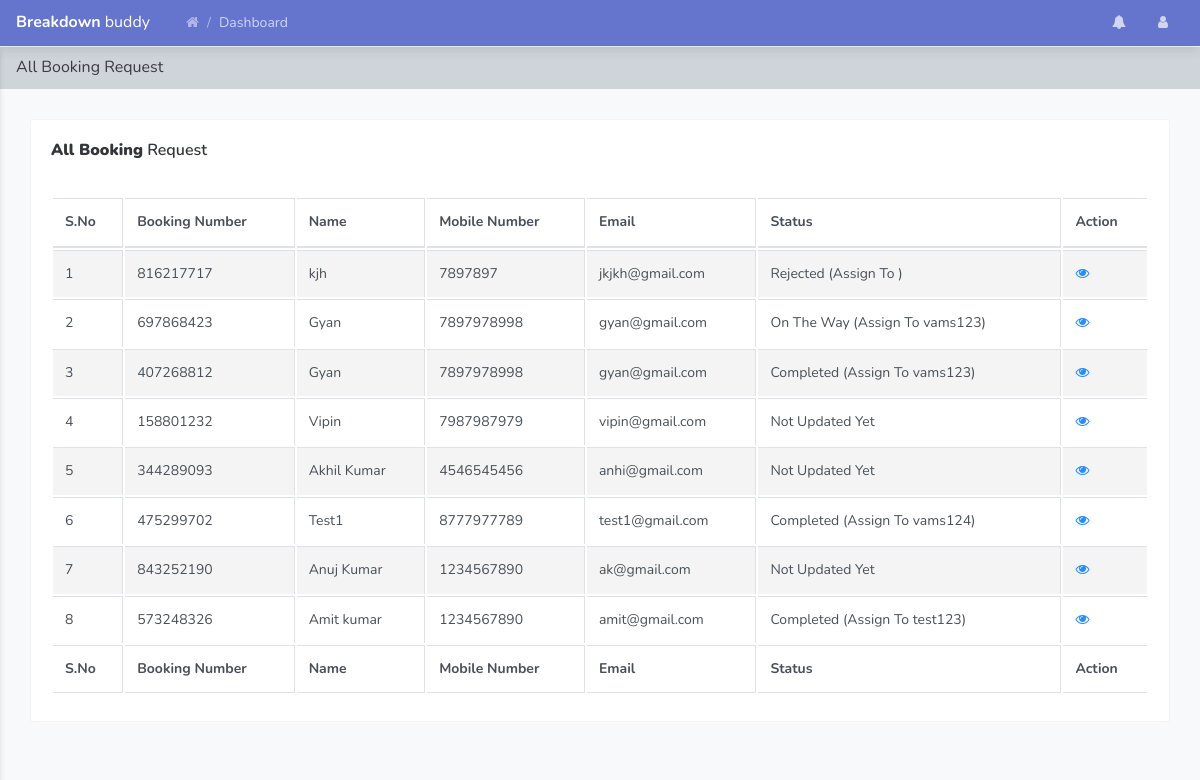
/vehicleassitancems/admin/all-request.php (signed in), run on the app's committed database.
### tables this page shows
CREATE TABLE `tblbook` (
  `ID` int(10) NOT NULL,
  `BookingNumber` int(10) DEFAULT NULL,
  `Name` varchar(200) DEFAULT NULL,
  `Email` varchar(200) DEFAULT NULL,
  `PhoneNumber` bigint(10) DEFAULT NULL,
  `PickupLoc` varchar(200) DEFAULT NULL,
  `Destination` varchar(200) DEFAULT NULL,
  `PickupDate` varchar(200) DEFAULT NULL,
  `PickupTime` varchar(200) DEFAULT NULL,
  `DateofRequest` timestamp NOT NULL DEFAULT current_timestamp(),
  `Remark` varchar(200) DEFAULT NULL,
  `Status` varchar(200) DEFAULT NULL,
  `AssignTo` varchar(200) DEFAULT NULL,
  `UpdationDate` timestamp NOT NULL DEFAULT current_timestamp() ON UPDATE current_timestamp()
);

### vehicleassitancems/admin/all-request.php (the view, shortened to what this page needs)
<?php
include('includes/dbconnection.php');
if (strlen($_SESSION['vamsaid']==0)) {
  header('location:logout.php');
  } else{
  ?>
<!doctype html>
<html lang="en">
<head>
    <link rel="stylesheet" href="../assets/vendor/themify-icons/themify-icons.css">
    <link rel="stylesheet" href="../assets/vendor/fontawesome/css/font-awesome.min.css">
    <link rel="stylesheet" href="../assets/vendor/jquery-datatable/dataTables.bootstrap4.min.css">
    <link  rel="stylesheet" href="../assets/css/main.css">
</head>
<body class="theme-indigo">
<?php include_once('includes/header.php');?>
    <div class="main_content" id="main-content">
        <div class="page">
            <nav class="navbar navbar-expand-lg navbar-light bg-light">
                <a class="navbar-brand" href="javascript:void(0);">All Booking Request</a>
            </nav>
            <div class="container-fluid">
                <div class="row clearfix">
                    <div class="col-lg-12">
                        <div class="card">
                            <div class="header">
                                <h2><strong>All Booking</strong> Request </h2>
                            </div>
                            <div class="body">
                                <div class="table-responsive">
                                    <table class="table table-bordered table-striped table-hover js-basic-example dataTable">
                                        <thead>
                                            <tr>
                                               <th>S.No</th>
                                        <th>Booking Number</th>
                                        <th>Name</th>
                                        <th>Mobile Number</th>
                                        <th>Email</th>
                                    <th>Status</th>
                                        <th>Action</th>
                                            </tr>
                                        </thead>
                                        <tfoot>
                                            <tr>
                                              <th>S.No</th>
                                        <th>Booking Number</th>
                                        <th>Name</th>
                                        <th>Mobile Number</th>
                                        <th>Email</th>
                                    <th>Status</th>
                                        <th>Action</th>
                                            </tr>
                                        </tfoot>
                                        <tbody>
                                            <tr>
                                               <?php
$sql="SELECT * from  tblbook";
$query = $dbh -> prepare($sql);
$query->execute();
$results=$query->fetchAll(PDO::FETCH_OBJ);
$cnt=1;
if($query->rowCount() > 0)
{
foreach($results as $row)
{               ?>
                                              <td><?php echo htmlentities($cnt);?></td>
                                        <td><?php  echo htmlentities($row->BookingNumber);?></td>
                                        <td><?php  echo htmlentities($row->Name);?></td>
                                        <td><?php  echo htmlentities($row->PhoneNumber);?></td>
                                        <td><?php  echo htmlentities($row->Email);?></td>
                                             <?php if($row->Status==""){ ?>
                     <td><?php echo "Not Updated Yet"; ?></td>
<?php } else { ?>                  <td><?php  echo htmlentities($row->Status);?> (Assign To <?php  echo htmlentities($row->AssignTo);?>)
                  </td>
                  <?php } ?>
                                        <td><a href="view-booking-detail.php?editid=<?php echo htmlentities ($row->ID);?>&&bookid=<?php echo htmlentities ($row->BookingNumber);?>"><i class="fa fa-eye" aria-hidden="true"></i></a></td>
                                            </tr>
                                         <?php $cnt=$cnt+1;}} ?>
                                        </tbody>
                                    </table>
                                </div>
                            </div>
                        </div>
                    </div>
                </div>
            </div>
        </div>
    </div>
</body>
</html><?php }  ?>

### vehicleassitancems/admin/includes/header.php (shortened to what this page needs)
<nav class="navbar custom-navbar navbar-expand-lg py-2">
    <div class="container-fluid px-0">
        <a href="dashboard.php" class="navbar-brand"><strong>Breakdown</strong> buddy</a>
        <div id="navbar_main">
            <ul class="navbar-nav mr-auto hidden-xs">
                <li class="nav-item page-header">
                <ul class="breadcrumb" style="padding-left: 20px;">
                    <li class="breadcrumb-item"><a href="dashbaord.php"><i class="fa fa-home"></i></a></li>
                    <li class="breadcrumb-item active">Dashboard</li>
                </ul>
                </li>
            </ul>
            <ul class="navbar-nav ml-auto">
                <li class="nav-item dropdown">
                    <a class="nav-link nav-link-icon" href="javascript:void(0);" id="navbar_1_dropdown_2" role="button" data-toggle="dropdown" aria-haspopup="true" aria-expanded="false"><i class="fa fa-bell"></i></a>
                </li>
                <li class="nav-item dropdown">
                    <a class="nav-link nav-link-icon" href="javascript:void(0);" id="navbar_1_dropdown_3" role="button" data-toggle="dropdown" aria-haspopup="true" aria-expanded="false"><i class="fa fa-user"></i></a>
                </li>
            </ul>
        </div>
    </div>
</nav>

### data on the page
tblbook: BookingNumber "816217717", Name "kjh", PhoneNumber "7897897", Email "jkjkh@gmail.com", Status "Rejected"
tblbook: BookingNumber "697868423", Name "Gyan", PhoneNumber "7897978998", Email "gyan@gmail.com", Status "On The Way", AssignTo "vams123"
tblbook: BookingNumber "407268812", Name "Gyan", PhoneNumber "7897978998", Email "gyan@gmail.com", Status "Completed", AssignTo "vams123"
tblbook: BookingNumber "158801232", Name "Vipin", PhoneNumber "7987987979", Email "vipin@gmail.com", shows "Not Updated Yet"
tblbook: BookingNumber "344289093", Name "Akhil Kumar", PhoneNumber "4546545456", Email "anhi@gmail.com", shows "Not Updated Yet"
tblbook: BookingNumber "475299702", Name "Test1", PhoneNumber "8777977789", Email "test1@gmail.com", Status "Completed", AssignTo "vams124"
tblbook: BookingNumber "843252190", Name "Anuj Kumar", PhoneNumber "1234567890", Email "ak@gmail.com", shows "Not Updated Yet"
tblbook: BookingNumber "573248326", Name "Amit kumar", PhoneNumber "1234567890", Email "amit@gmail.com", Status "Completed", AssignTo "test123"
